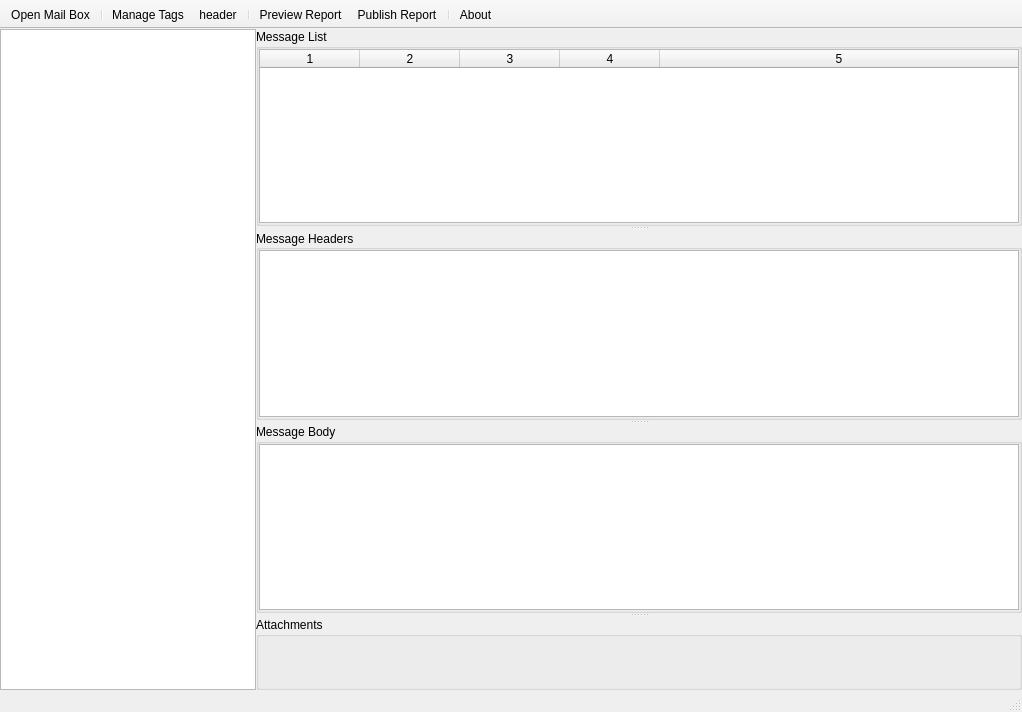
<?xml version="1.0" encoding="UTF-8"?>
<ui version="4.0">
 <class>WombatMail</class>
 <widget class="QMainWindow" name="WombatMail">
  <property name="geometry">
   <rect>
    <x>0</x>
    <y>0</y>
    <width>1022</width>
    <height>712</height>
   </rect>
  </property>
  <property name="windowTitle">
   <string>Wombat Mail Viewer</string>
  </property>
  <property name="windowIcon">
   <iconset resource="wombatmail.qrc">
    <normaloff>:/wombat</normaloff>:/wombat</iconset>
  </property>
  <widget class="QWidget" name="centralwidget">
   <layout class="QVBoxLayout" name="verticalLayout">
    <property name="spacing">
     <number>0</number>
    </property>
    <property name="leftMargin">
     <number>0</number>
    </property>
    <property name="topMargin">
     <number>0</number>
    </property>
    <property name="rightMargin">
     <number>0</number>
    </property>
    <property name="bottomMargin">
     <number>0</number>
    </property>
    <item>
     <layout class="QHBoxLayout" name="horizontalLayout">
      <item>
       <widget class="QTreeWidget" name="treewidget">
        <property name="selectionBehavior">
         <enum>QAbstractItemView::SelectItems</enum>
        </property>
        <attribute name="headerVisible">
         <bool>false</bool>
        </attribute>
        <column>
         <property name="text">
          <string notr="true">1</string>
         </property>
        </column>
       </widget>
      </item>
      <item>
       <widget class="QSplitter" name="splitter_3">
        <property name="sizePolicy">
         <sizepolicy hsizetype="Preferred" vsizetype="Expanding">
          <horstretch>2</horstretch>
          <verstretch>0</verstretch>
         </sizepolicy>
        </property>
        <property name="orientation">
         <enum>Qt::Vertical</enum>
        </property>
        <widget class="QGroupBox" name="tablebox">
         <property name="title">
          <string>Message List</string>
         </property>
         <layout class="QVBoxLayout" name="vert1">
          <property name="spacing">
           <number>0</number>
          </property>
          <property name="leftMargin">
           <number>0</number>
          </property>
          <property name="topMargin">
           <number>0</number>
          </property>
          <property name="rightMargin">
           <number>0</number>
          </property>
          <property name="bottomMargin">
           <number>0</number>
          </property>
          <item>
           <widget class="QTableWidget" name="tablewidget">
            <property name="sizePolicy">
             <sizepolicy hsizetype="Expanding" vsizetype="Expanding">
              <horstretch>0</horstretch>
              <verstretch>3</verstretch>
             </sizepolicy>
            </property>
            <property name="minimumSize">
             <size>
              <width>0</width>
              <height>150</height>
             </size>
            </property>
            <property name="alternatingRowColors">
             <bool>true</bool>
            </property>
            <property name="selectionBehavior">
             <enum>QAbstractItemView::SelectRows</enum>
            </property>
            <property name="columnCount">
             <number>5</number>
            </property>
            <attribute name="horizontalHeaderCascadingSectionResizes">
             <bool>true</bool>
            </attribute>
            <attribute name="horizontalHeaderStretchLastSection">
             <bool>true</bool>
            </attribute>
            <attribute name="verticalHeaderVisible">
             <bool>false</bool>
            </attribute>
            <column/>
            <column/>
            <column/>
            <column/>
            <column/>
           </widget>
          </item>
         </layout>
        </widget>
        <widget class="QSplitter" name="splitter_2">
         <property name="orientation">
          <enum>Qt::Vertical</enum>
         </property>
         <widget class="QSplitter" name="splitter">
          <property name="sizePolicy">
           <sizepolicy hsizetype="Preferred" vsizetype="Expanding">
            <horstretch>0</horstretch>
            <verstretch>0</verstretch>
           </sizepolicy>
          </property>
          <property name="orientation">
           <enum>Qt::Vertical</enum>
          </property>
          <widget class="QGroupBox" name="headerbox">
           <property name="title">
            <string>Message Headers </string>
           </property>
           <property name="alignment">
            <set>Qt::AlignLeading|Qt::AlignLeft|Qt::AlignVCenter</set>
           </property>
           <property name="flat">
            <bool>false</bool>
           </property>
           <layout class="QVBoxLayout" name="vert2">
            <property name="spacing">
             <number>0</number>
            </property>
            <property name="leftMargin">
             <number>0</number>
            </property>
            <property name="topMargin">
             <number>0</number>
            </property>
            <property name="rightMargin">
             <number>0</number>
            </property>
            <property name="bottomMargin">
             <number>0</number>
            </property>
            <item>
             <widget class="QTextBrowser" name="headerbrowser"/>
            </item>
           </layout>
          </widget>
          <widget class="QGroupBox" name="bodybox">
           <property name="title">
            <string>Message Body </string>
           </property>
           <layout class="QVBoxLayout" name="vert3">
            <property name="spacing">
             <number>0</number>
            </property>
            <property name="leftMargin">
             <number>0</number>
            </property>
            <property name="topMargin">
             <number>0</number>
            </property>
            <property name="rightMargin">
             <number>0</number>
            </property>
            <property name="bottomMargin">
             <number>0</number>
            </property>
            <item>
             <widget class="QTextBrowser" name="textbrowser">
              <property name="sizePolicy">
               <sizepolicy hsizetype="Expanding" vsizetype="Expanding">
                <horstretch>0</horstretch>
                <verstretch>0</verstretch>
               </sizepolicy>
              </property>
             </widget>
            </item>
           </layout>
          </widget>
         </widget>
         <widget class="QGroupBox" name="attachbox">
          <property name="title">
           <string>Attachments</string>
          </property>
          <layout class="QVBoxLayout" name="vert4">
           <property name="spacing">
            <number>0</number>
           </property>
           <property name="leftMargin">
            <number>0</number>
           </property>
           <property name="topMargin">
            <number>0</number>
           </property>
           <property name="rightMargin">
            <number>0</number>
           </property>
           <property name="bottomMargin">
            <number>0</number>
           </property>
           <item>
            <widget class="QListWidget" name="listwidget">
             <property name="sizePolicy">
              <sizepolicy hsizetype="Expanding" vsizetype="Expanding">
               <horstretch>0</horstretch>
               <verstretch>0</verstretch>
              </sizepolicy>
             </property>
             <property name="maximumSize">
              <size>
               <width>16777215</width>
               <height>50</height>
              </size>
             </property>
             <property name="palette">
              <palette>
               <active>
                <colorrole role="Base">
                 <brush brushstyle="SolidPattern">
                  <color alpha="255">
                   <red>236</red>
                   <green>236</green>
                   <blue>236</blue>
                  </color>
                 </brush>
                </colorrole>
               </active>
               <inactive>
                <colorrole role="Base">
                 <brush brushstyle="SolidPattern">
                  <color alpha="255">
                   <red>236</red>
                   <green>236</green>
                   <blue>236</blue>
                  </color>
                 </brush>
                </colorrole>
               </inactive>
               <disabled>
                <colorrole role="Base">
                 <brush brushstyle="SolidPattern">
                  <color alpha="255">
                   <red>239</red>
                   <green>239</green>
                   <blue>239</blue>
                  </color>
                 </brush>
                </colorrole>
               </disabled>
              </palette>
             </property>
             <property name="frameShape">
              <enum>QFrame::NoFrame</enum>
             </property>
             <property name="frameShadow">
              <enum>QFrame::Plain</enum>
             </property>
             <property name="flow">
              <enum>QListView::LeftToRight</enum>
             </property>
             <property name="isWrapping" stdset="0">
              <bool>true</bool>
             </property>
             <property name="viewMode">
              <enum>QListView::ListMode</enum>
             </property>
            </widget>
           </item>
          </layout>
         </widget>
        </widget>
       </widget>
      </item>
     </layout>
    </item>
   </layout>
  </widget>
  <widget class="QMenuBar" name="menubar">
   <property name="geometry">
    <rect>
     <x>0</x>
     <y>0</y>
     <width>1022</width>
     <height>22</height>
    </rect>
   </property>
   <property name="acceptDrops">
    <bool>false</bool>
   </property>
  </widget>
  <widget class="QStatusBar" name="statusbar"/>
  <widget class="QToolBar" name="toolBar">
   <property name="windowTitle">
    <string>toolBar</string>
   </property>
   <property name="movable">
    <bool>false</bool>
   </property>
   <property name="floatable">
    <bool>false</bool>
   </property>
   <attribute name="toolBarArea">
    <enum>TopToolBarArea</enum>
   </attribute>
   <attribute name="toolBarBreak">
    <bool>false</bool>
   </attribute>
   <addaction name="actionOpenMailBox"/>
   <addaction name="separator"/>
   <addaction name="actionManageTags"/>
   <addaction name="actionheader"/>
   <addaction name="separator"/>
   <addaction name="actionPreviewReport"/>
   <addaction name="actionPublish"/>
   <addaction name="separator"/>
   <addaction name="actionAbout"/>
  </widget>
  <action name="actionOpenMailBox">
   <property name="icon">
    <iconset resource="wombatmail.qrc">
     <normaloff>:/bar/openfolder</normaloff>:/bar/openfolder</iconset>
   </property>
   <property name="text">
    <string>Open Mail Box</string>
   </property>
   <property name="toolTip">
    <string>Open Mail Box</string>
   </property>
   <property name="shortcut">
    <string>Ctrl+O</string>
   </property>
  </action>
  <action name="actionManageTags">
   <property name="icon">
    <iconset resource="wombatmail.qrc">
     <normaloff>:/bar/managetags</normaloff>:/bar/managetags</iconset>
   </property>
   <property name="text">
    <string>Manage Tags</string>
   </property>
   <property name="toolTip">
    <string>Manage Tags</string>
   </property>
   <property name="shortcut">
    <string>Ctrl+M</string>
   </property>
  </action>
  <action name="actionAbout">
   <property name="icon">
    <iconset resource="wombatmail.qrc">
     <normaloff>:/help</normaloff>:/help</iconset>
   </property>
   <property name="text">
    <string>About</string>
   </property>
   <property name="toolTip">
    <string>About</string>
   </property>
   <property name="shortcut">
    <string>Ctrl+A</string>
   </property>
  </action>
  <action name="actionPreviewReport">
   <property name="icon">
    <iconset resource="wombatmail.qrc">
     <normaloff>:/bar/preview</normaloff>:/bar/preview</iconset>
   </property>
   <property name="text">
    <string>Preview Report</string>
   </property>
   <property name="toolTip">
    <string>Preview Report</string>
   </property>
   <property name="shortcut">
    <string>Ctrl+P</string>
   </property>
  </action>
  <action name="actionPublish">
   <property name="icon">
    <iconset resource="wombatmail.qrc">
     <normaloff>:/bar/publish</normaloff>:/bar/publish</iconset>
   </property>
   <property name="text">
    <string>Publish Report</string>
   </property>
   <property name="toolTip">
    <string>Publish Report</string>
   </property>
   <property name="shortcut">
    <string>Ctrl+G</string>
   </property>
  </action>
  <action name="actionheader">
   <property name="checkable">
    <bool>true</bool>
   </property>
   <property name="icon">
    <iconset resource="wombatmail.qrc">
     <normaloff>:/bar/mail</normaloff>:/bar/mail</iconset>
   </property>
   <property name="text">
    <string>header</string>
   </property>
   <property name="toolTip">
    <string>Show/Hide Headers</string>
   </property>
  </action>
 </widget>
 <resources>
  <include location="wombatmail.qrc"/>
 </resources>
 <connections/>
</ui>
